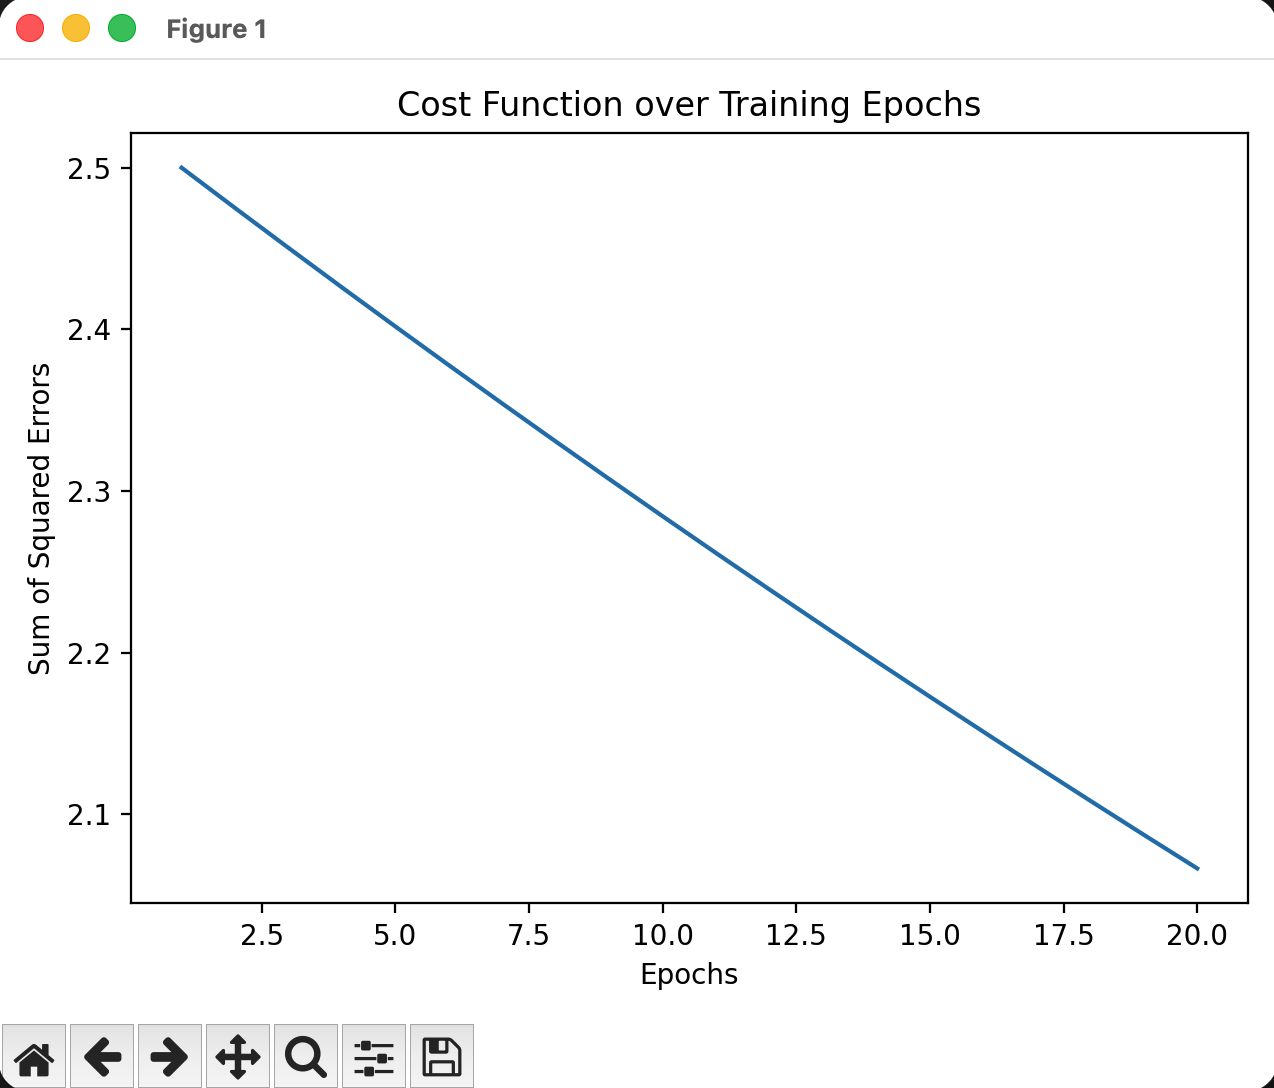

Source code (Python):
"""
10.A.01 - Linear Regression with Gradient Descent
===================================================
Exercise: Implement a simple linear regression model using gradient descent.
Dataset: Number of rooms (X) vs. apartment price in thousands of euros (y).

Steps:
    1. Define the dataset
    2. Standardize X and y using StandardScaler
    3. Implement the LinearRegressionGD class
    4. Train the model
    5. Visualize the cost function over epochs
"""

import numpy as np
from sklearn.preprocessing import StandardScaler
import matplotlib.pyplot as plt


# ── 1. Dataset ────────────────────────────────────────────────────────────────

# X: number of rooms (must be 2D — one column — because StandardScaler expects it)
# y: apartment prices in thousands of euros
rooms = np.array([[5], [4], [6], [3], [7]])
prices = np.array([300, 250, 350, 200, 400])


# ── 2. Standardization ───────────────────────────────────────────────────────

# Each feature gets its own scaler so means and std devs stay separate
scaler_rooms = StandardScaler()
scaler_prices = StandardScaler()

rooms_standardized = scaler_rooms.fit_transform(rooms)

# prices is 1D, but StandardScaler needs 2D → add a dimension, scale, then flatten back
prices_standardized = scaler_prices.fit_transform(prices[:, np.newaxis]).flatten()


# ── 3. Model Definition ──────────────────────────────────────────────────────


class LinearRegressionGD:
    """
    Linear Regression using Gradient Descent.

    This is essentially ADALINE without the step function:
    instead of predicting class labels, we predict continuous values.

    Parameters
    ----------
    learning_rate : float
        How large each weight update step is (default: 0.001).
    num_epochs : int
        How many full passes through the training data (default: 20).
    """

    def __init__(self, learning_rate=0.001, num_epochs=20):
        self.learning_rate = learning_rate
        self.num_epochs = num_epochs

    def fit(self, X, y):
        """Train the model by adjusting weights to minimize prediction error."""

        # Initialize all weights to zero: one per feature + one bias (intercept)
        self.weights_ = np.zeros(1 + X.shape[1])

        # Track the cost (total error) after each epoch to check convergence
        self.cost_per_epoch_ = []

        for _ in range(self.num_epochs):

            # Forward pass: compute predictions with current weights
            predictions = self.net_input(X)

            # How wrong are we? Positive = underpredicted, negative = overpredicted
            errors = y - predictions

            # Update feature weights: move in the direction that reduces error
            self.weights_[1:] += self.learning_rate * X.T.dot(errors)

            # Update the bias weight separately (it has no feature to dot with)
            self.weights_[0] += self.learning_rate * errors.sum()

            # Cost = sum of squared errors / 2  (the ½ simplifies the math gradient)
            cost = (errors**2).sum() / 2.0
            self.cost_per_epoch_.append(cost)

        return self

    def net_input(self, X):
        """Compute the linear combination: X·w + bias."""
        return np.dot(X, self.weights_[1:]) + self.weights_[0]

    def predict(self, X):
        """Return the predicted values (no threshold — this is regression, not classification)."""
        return self.net_input(X)


# ── 4. Train the Model ───────────────────────────────────────────────────────

regression_model = LinearRegressionGD()
regression_model.fit(rooms_standardized, prices_standardized)


# ── 5. Visualize the Cost Function ───────────────────────────────────────────

# If the model is learning correctly, cost should decrease with each epoch
epoch_numbers = range(1, regression_model.num_epochs + 1)

plt.plot(epoch_numbers, regression_model.cost_per_epoch_)
plt.xlabel("Epochs")
plt.ylabel("Sum of Squared Errors")
plt.title("Cost Function over Training Epochs")
plt.tight_layout()
plt.show()
